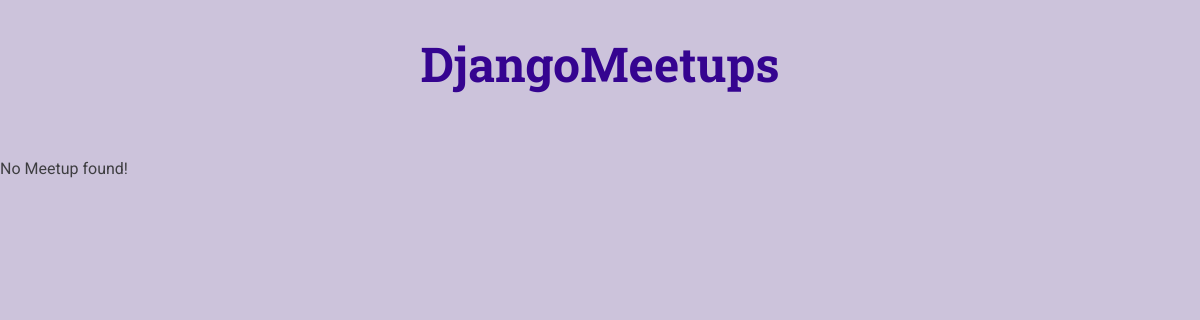
Before: /meetups/second-meetup with the older database file.
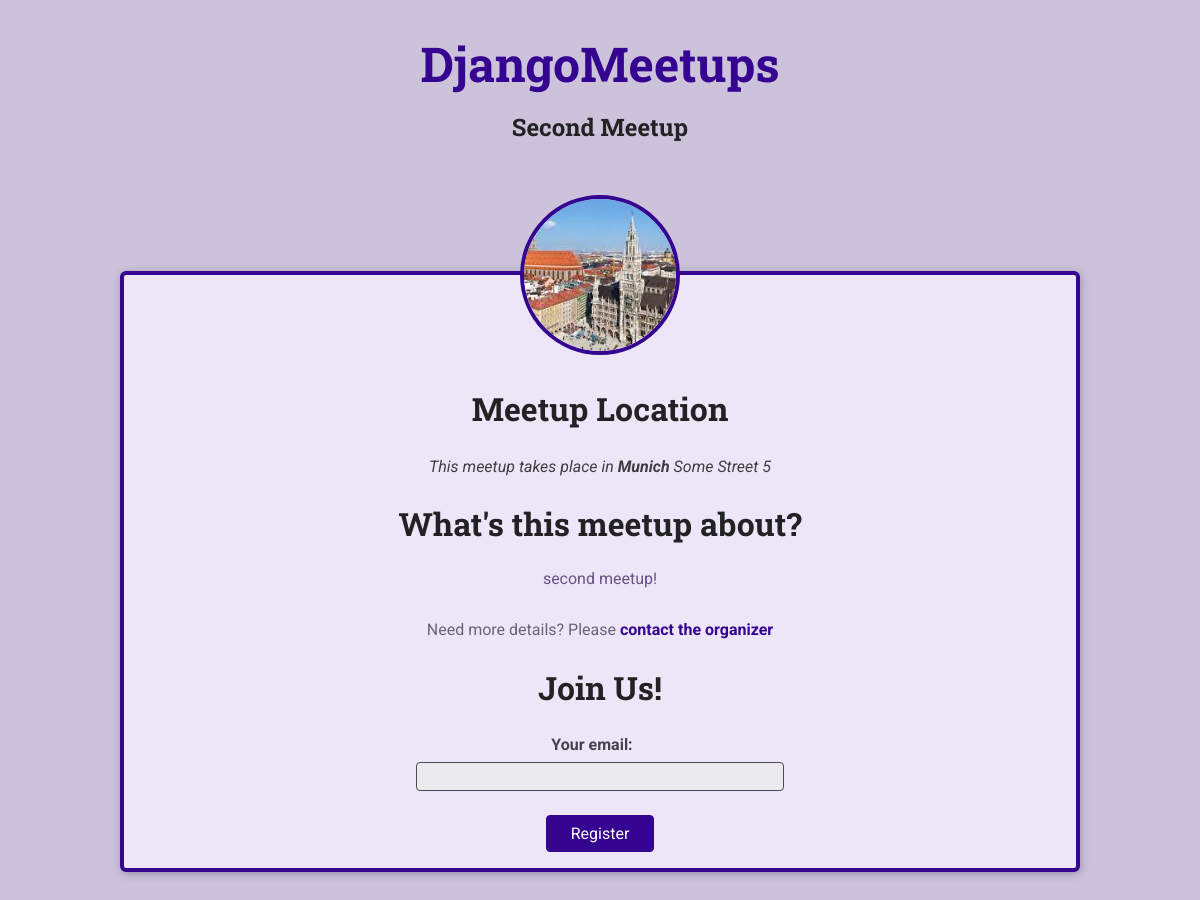
After: the same page with the newer database file.
### meetups/models.py (models this page shows, shortened)
class Meetup(models.Model):
    title = models.CharField(max_length=200)
    organizer_email = models.EmailField()
    date = models.DateField()
    slug = models.SlugField(unique=True)
    description = models.TextField()
    image = models.ImageField(upload_to='images')
    location = models.ForeignKey(Location, on_delete=models.CASCADE)
    participants = models.ManyToManyField(Participant, blank=True, null=True)

class Location(models.Model):
    name = models.CharField(max_length=200)
    address = models.CharField(max_length=300)

### meetups/views.py (the view, shortened to what this page needs)
# urls.py: path('<slug:meetup_slug>', views.meetup_details, name='meetup-details')
def meetup_details(request, meetup_slug):
    try:
        selected_meetup = Meetup.objects.get(slug=meetup_slug)
        if request.method == 'GET':
            registration_form = RegistrationForm()
        return render(request, 'meetups/meetup-details.html', {
                'meetup_found': True,
                'meetup': selected_meetup,
                'form': registration_form
            })
    except Exception as exc:
        return render(request, 'meetups/meetup-details.html', {
            'meetup_found': False
        })

### meetups/forms.py
class RegistrationForm(forms.Form):
    email = forms.EmailField(label='Your email')

### meetups/templates/meetups/meetup-details.html (shortened to what this page needs)
{% extends 'meetups/base/base.html' %}
{% load static %}
{% block site_css %}
    <link rel="stylesheet" href="{% static 'meetups/styles/meetup-details.css' %}">
{% endblock %}
{% block main_heading %}
    {{meetup.title}}
{% endblock %}
{% block body %}
    {% if meetup_found %}
        <article>
            <img id="main-image" src="{{ meetup.image.url }}" alt="{{ meetup.title }}">
            <section id="location">
                <h2>Meetup Location</h2>
                <address>This meetup takes place in <span>{{ meetup.location.name }}</span> {{ meetup.location.address }}</address>
            </section>
            <section id="details">
                <h2>What's this meetup about?</h2>
                <p>{{ meetup.description }}</p>
                <footer>
                    <p>Need more details? Please <a href="mailto:{{ meetup.organizer_email }}">contact the organizer</a></p>
                </footer>
            </section>
            <section id="registration">
                <h2>Join Us!</h2>
                <form action="{% url 'meetup-details' meetup.slug %}" method="POST">
                    <ul>
                        {{ form.as_ul }}
                    </ul>
                    <div id="registration-actions">
                        <button>Register</button>
                    </div>
                </form>
            </section>
        </article>
    {% else %}
        <p>No Meetup found!</p>
    {% endif %}
{% endblock %}

Changed rows visible on the page:
added Meetup: title "Second Meetup", image (picture), location.name "Munich", location.address "Some Street 5", description "second meetup!"
Other visible differences:
text no longer shown: "No Meetup found!"
text now shown: "Meetup Location This meetup takes place in What's this meetup about? Need more details? Please contact the organizer Join Us! Your email: Register"
